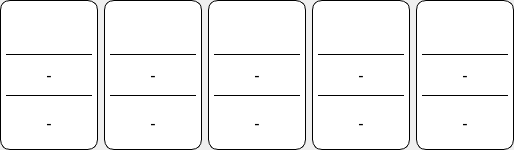
                 <widget class="QFrame" name="frame_4">
                  <property name="minimumSize">
                   <size>
                    <width>96</width>
                    <height>150</height>
                   </size>
                  </property>
                  <property name="maximumSize">
                   <size>
                    <width>16777215</width>
                    <height>150</height>
                   </size>
                  </property>
                  <property name="styleSheet">
                   <string notr="true"> border: 0px solid gray;
    border-radius: 10px;

    min-width: 6em;


     background: qlineargradient(x1: 0, y1: 0, x2: 0, y2: 1,
                                 stop: 0 #E1E1E1, stop: 0.4 #DDDDDD,
                                 stop: 0.5 #D8D8D8, stop: 1.0 #D3D3D3);</string>
                  </property>
                  <property name="frameShape">
                   <enum>QFrame::StyledPanel</enum>
                  </property>
                  <property name="frameShadow">
                   <enum>QFrame::Raised</enum>
                  </property>
                  <layout class="QHBoxLayout" name="horizontalLayout_6">
                   <property name="leftMargin">
                    <number>0</number>
                   </property>
                   <property name="topMargin">
                    <number>0</number>
                   </property>
                   <property name="rightMargin">
                    <number>0</number>
                   </property>
                   <property name="bottomMargin">
                    <number>0</number>
                   </property>
                   <item>
                    <widget class="QFrame" name="frame_3">
                     <property name="minimumSize">
                      <size>
                       <width>98</width>
                       <height>141</height>
                      </size>
                     </property>
                     <property name="styleSheet">
                      <string notr="true">background-color: rgb(255, 255, 255);
border: 1px solid;</string>
                     </property>
                     <property name="frameShape">
                      <enum>QFrame::StyledPanel</enum>
                     </property>
                     <property name="frameShadow">
                      <enum>QFrame::Raised</enum>
                     </property>
                     <layout class="QVBoxLayout" name="verticalLayout_3">
                      <property name="leftMargin">
                       <number>5</number>
                      </property>
                      <property name="topMargin">
                       <number>5</number>
                      </property>
                      <property name="rightMargin">
                       <number>5</number>
                      </property>
                      <property name="bottomMargin">
                       <number>5</number>
                      </property>
                      <item>
                       <widget class="QLabel" name="label_2">
                        <property name="styleSheet">
                         <string notr="true">QLabel{
image: url(:/Icons/ResourcesFolder/featherIcons/user.svg);

border-radius: 10px;
border:0px;
}</string>
                        </property>
                        <property name="text">
                         <string/>
                        </property>
                       </widget>
                      </item>
                      <item>
                       <widget class="QLabel" name="nameHistory0">
                        <property name="font">
                         <font>
                          <family>Arial</family>
                          <pointsize>12</pointsize>
                         </font>
                        </property>
                        <property name="styleSheet">
                         <string notr="true">border:0px;
border-radius:0px;
border-bottom:1px solid;
border-top:1px solid;</string>
                        </property>
                        <property name="text">
                         <string>-</string>
                        </property>
                        <property name="alignment">
                         <set>Qt::AlignCenter</set>
                        </property>
                       </widget>
                      </item>
                      <item>
                       <widget class="QLabel" name="dateHistory0">
                        <property name="font">
                         <font>
                          <family>Arial</family>
                          <pointsize>12</pointsize>
                         </font>
                        </property>
                        <property name="styleSheet">
                         <string notr="true">border:0px</string>
                        </property>
                        <property name="text">
                         <string>-</string>
                        </property>
                        <property name="alignment">
                         <set>Qt::AlignCenter</set>
                        </property>
                       </widget>
                      </item>
                     </layout>
                    </widget>
                   </item>
                   <item>
                    <widget class="QFrame" name="frame_10">
                     <property name="minimumSize">
                      <size>
                       <width>98</width>
                       <height>141</height>
                      </size>
                     </property>
                     <property name="styleSheet">
                      <string notr="true">background-color: rgb(255, 255, 255);
border: 1px solid;</string>
                     </property>
                     <property name="frameShape">
                      <enum>QFrame::StyledPanel</enum>
                     </property>
                     <property name="frameShadow">
                      <enum>QFrame::Raised</enum>
                     </property>
                     <layout class="QVBoxLayout" name="verticalLayout_4">
                      <property name="leftMargin">
                       <number>5</number>
                      </property>
                      <property name="topMargin">
                       <number>5</number>
                      </property>
                      <property name="rightMargin">
                       <number>5</number>
                      </property>
                      <property name="bottomMargin">
                       <number>5</number>
                      </property>
                      <item>
                       <widget class="QLabel" name="label_6">
                        <property name="styleSheet">
                         <string notr="true">image: url(:/Icons/ResourcesFolder/featherIcons/user.svg);

border-radius: 10px;
border:0px;</string>
                        </property>
                        <property name="text">
                         <string/>
                        </property>
                       </widget>
                      </item>
                      <item>
                       <widget class="QLabel" name="nameHistory1">
                        <property name="font">
                         <font>
                          <family>Arial</family>
                          <pointsize>12</pointsize>
                         </font>
                        </property>
                        <property name="styleSheet">
                         <string notr="true">border:0px;
border-radius:0px;
border-bottom:1px solid;
border-top:1px solid;</string>
                        </property>
                        <property name="text">
                         <string>-</string>
                        </property>
                        <property name="alignment">
                         <set>Qt::AlignCenter</set>
                        </property>
                       </widget>
                      </item>
                      <item>
                       <widget class="QLabel" name="dateHistory1">
                        <property name="font">
                         <font>
                          <family>Arial</family>
                          <pointsize>12</pointsize>
                         </font>
                        </property>
                        <property name="styleSheet">
                         <string notr="true">border:0px;</string>
                        </property>
                        <property name="text">
                         <string>-</string>
                        </property>
                        <property name="alignment">
                         <set>Qt::AlignCenter</set>
                        </property>
                       </widget>
                      </item>
                     </layout>
                    </widget>
                   </item>
                   <item>
                    <widget class="QFrame" name="frame_11">
                     <property name="minimumSize">
                      <size>
                       <width>98</width>
                       <height>141</height>
                      </size>
                     </property>
                     <property name="styleSheet">
                      <string notr="true">background-color: rgb(255, 255, 255);
border: 1px solid;</string>
                     </property>
                     <property name="frameShape">
                      <enum>QFrame::StyledPanel</enum>
                     </property>
                     <property name="frameShadow">
                      <enum>QFrame::Raised</enum>
                     </property>
                     <layout class="QVBoxLayout" name="verticalLayout_5">
                      <property name="leftMargin">
                       <number>5</number>
                      </property>
                      <property name="topMargin">
                       <number>5</number>
                      </property>
                      <property name="rightMargin">
                       <number>5</number>
                      </property>
                      <property name="bottomMargin">
                       <number>5</number>
                      </property>
                      <item>
                       <widget class="QLabel" name="label_9">
                        <property name="styleSheet">
                         <string notr="true">image: url(:/Icons/ResourcesFolder/featherIcons/user.svg);

border-radius: 10px;
border:0px;
</string>
                        </property>
                        <property name="text">
                         <string/>
                        </property>
                       </widget>
                      </item>
                      <item>
                       <widget class="QLabel" name="nameHistory2">
                        <property name="font">
                         <font>
                          <family>Arial</family>
                          <pointsize>12</pointsize>
                         </font>
                        </property>
                        <property name="styleSheet">
                         <string notr="true">border:0px;
border-radius:0px;
border-bottom:1px solid;
border-top:1px solid;</string>
                        </property>
                        <property name="text">
                         <string>-</string>
                        </property>
                        <property name="alignment">
                         <set>Qt::AlignCenter</set>
                        </property>
                       </widget>
                      </item>
                      <item>
                       <widget class="QLabel" name="dateHistory2">
                        <property name="font">
                         <font>
                          <family>Arial</family>
                          <pointsize>12</pointsize>
                         </font>
                        </property>
                        <property name="styleSheet">
                         <string notr="true">border:0px;</string>
                        </property>
                        <property name="text">
                         <string>-</string>
                        </property>
                        <property name="alignment">
                         <set>Qt::AlignCenter</set>
                        </property>
                       </widget>
                      </item>
                     </layout>
                    </widget>
                   </item>
                   <item>
                    <widget class="QFrame" name="frame_12">
                     <property name="minimumSize">
                      <size>
                       <width>98</width>
                       <height>141</height>
                      </size>
                     </property>
                     <property name="styleSheet">
                      <string notr="true">background-color: rgb(255, 255, 255);
border: 1px solid;</string>
                     </property>
                     <property name="frameShape">
                      <enum>QFrame::StyledPanel</enum>
                     </property>
                     <property name="frameShadow">
                      <enum>QFrame::Raised</enum>
                     </property>
                     <layout class="QVBoxLayout" name="verticalLayout_6">
                      <property name="leftMargin">
                       <number>5</number>
                      </property>
                      <property name="topMargin">
                       <number>5</number>
                      </property>
                      <property name="rightMargin">
                       <number>5</number>
                      </property>
                      <property name="bottomMargin">
                       <number>5</number>
                      </property>
                      <item>
                       <widget class="QLabel" name="label_12">
                        <property name="styleSheet">
                         <string notr="true">image: url(:/Icons/ResourcesFolder/featherIcons/user.svg);

border-radius: 10px;
border:0px;</string>
                        </property>
                        <property name="text">
                         <string/>
                        </property>
                       </widget>
                      </item>
                      <item>
                       <widget class="QLabel" name="nameHistory3">
                        <property name="font">
                         <font>
                          <family>Arial</family>
                          <pointsize>12</pointsize>
                         </font>
                        </property>
                        <property name="styleSheet">
                         <string notr="true">border:0px;
border-radius:0px;
border-bottom:1px solid;
border-top:1px solid;</string>
                        </property>
                        <property name="text">
                         <string>-</string>
                        </property>
                        <property name="alignment">
                         <set>Qt::AlignCenter</set>
                        </property>
                       </widget>
                      </item>
                      <item>
                       <widget class="QLabel" name="dateHistory3">
                        <property name="font">
                         <font>
                          <family>Arial</family>
                          <pointsize>12</pointsize>
                         </font>
                        </property>
                        <property name="styleSheet">
                         <string notr="true">border:0px;</string>
                        </property>
                        <property name="text">
                         <string>-</string>
                        </property>
                        <property name="alignment">
                         <set>Qt::AlignCenter</set>
                        </property>
                       </widget>
                      </item>
                     </layout>
                    </widget>
                   </item>
                   <item>
                    <widget class="QFrame" name="frame_13">
                     <property name="minimumSize">
                      <size>
                       <width>98</width>
                       <height>141</height>
                      </size>
                     </property>
                     <property name="styleSheet">
                      <string notr="true">background-color: rgb(255, 255, 255);
border: 1px solid;</string>
                     </property>
                     <property name="frameShape">
                      <enum>QFrame::StyledPanel</enum>
                     </property>
                     <property name="frameShadow">
                      <enum>QFrame::Raised</enum>
                     </property>
                     <layout class="QVBoxLayout" name="verticalLayout_7">
                      <property name="leftMargin">
                       <number>5</number>
                      </property>
                      <property name="topMargin">
                       <number>5</number>
                      </property>
                      <property name="rightMargin">
                       <number>5</number>
                      </property>
                      <property name="bottomMargin">
                       <number>5</number>
                      </property>
                      <item>
                       <widget class="QLabel" name="label_15">
                        <property name="styleSheet">
                         <string notr="true">image: url(:/Icons/ResourcesFolder/featherIcons/user.svg);

border-radius: 10px;
border:0px;</string>
                        </property>
                        <property name="text">
                         <string/>
                        </property>
                       </widget>
                      </item>
                      <item>
                       <widget class="QLabel" name="nameHistory4">
                        <property name="font">
                         <font>
                          <family>Arial</family>
                          <pointsize>12</pointsize>
                         </font>
                        </property>
                        <property name="styleSheet">
                         <string notr="true">border:0px;
border-radius:0px;
border-bottom:1px solid;
border-top:1px solid;</string>
                        </property>
                        <property name="text">
                         <string>-</string>
                        </property>
                        <property name="alignment">
                         <set>Qt::AlignCenter</set>
                        </property>
                       </widget>
                      </item>
                      <item>
                       <widget class="QLabel" name="dateHistory4">
                        <property name="font">
                         <font>
                          <family>Arial</family>
                          <pointsize>12</pointsize>
                         </font>
                        </property>
                        <property name="styleSheet">
                         <string notr="true">border:0px;</string>
                        </property>
                        <property name="text">
                         <string>-</string>
                        </property>
                        <property name="alignment">
                         <set>Qt::AlignCenter</set>
                        </property>
                       </widget>
                      </item>
                     </layout>
                    </widget>
                   </item>
                  </layout>
                 </widget>
